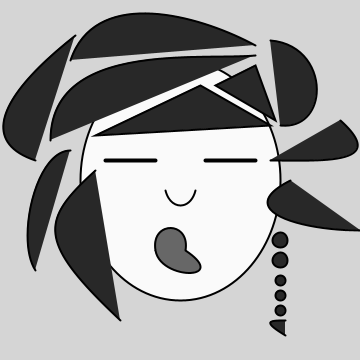
Frame 1 (no input)
Frame 60 (the mouse pressed at the canvas centre just before this capture): identical to frame 1, image omitted
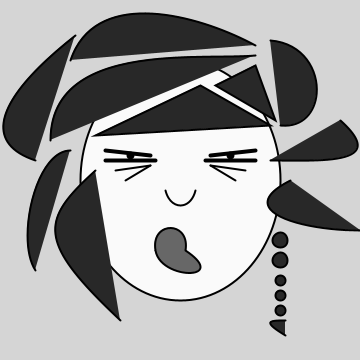
Frame 120 (the mouse held since frame 60 and released just before this capture)

The Processing sketch that drew these frames (run headless with seeded random() and noise(); from frame 60 on, the mouse is pressed at the canvas centre):

// Processing sketch: processing_7642
// ── processing_7642.pde



void setup() 

{
  smooth();
  size (360, 360);
  background(213);
  strokeWeight(2);
  fill(250);
  ellipse (360/2, 360/2, 200, 240);  //head

  strokeWeight(4);
  line (105, 160, 155, 160); //left eye

  line (205, 160, 255, 160); //right eye

  strokeWeight(2);
  bezier (165, 190,
  170, 210,
  190, 210,
  195, 190);  //nose

  fill(103);
  bezier (155, 250,
  150, 220,
  190, 220,
  185, 250);

  bezier (155, 250,
  160, 280,
  230, 280,
  185, 250);
  fill(255);     //mouth

  fill(40);
  bezier (255, 55,
  200, 60,
  50, 40,
  50, 140);  //forehead curl

  triangle(95, 135, 200, 85, 270, 125); //forhead triangle

  bezier (255, 45,
  200, 15,
  95, -15,
  70, 60);  //top of head curl

  bezier (75, 35,
  5, 90,
  -25, 140,
  35, 160); //left curl

  bezier (70, 150,
  35, 150,
  15, 240,
  35, 270);  //left side curl

  bezier (95, 170,
  40, 220,
  35, 240,
  120, 320); //left on face curl

  triangle(215, 85, 255, 65, 275, 120); //right triangle

  bezier (270, 40,
  330, 45,
  330, 130,
  280, 125); //right top curl

  bezier (340, 120,
  390, 165,
  320, 160,
  270, 160); //right side curl

  bezier (290, 180,
  230, 210,
  300, 230,
  360, 230); //lowest right curl

  ellipse (280, 240, 15, 15);
  ellipse (280, 260, 15, 15);
  ellipse (280, 280, 10, 10);
  ellipse (280, 295, 10, 10);
  ellipse (280, 310, 10, 10);

  bezier ( 285, 320,
  270, 320,
  260, 320,
  285, 335);

  fill(225);

}


void draw ()
{


  float x;
  float y;
  float c;

  if (keyPressed)
  {
    x= random (0, 360);
    y= random (0, 360);
    c= random (40, 80);
    fill(255);
    ellipse (x, y, 60, 60);
    strokeWeight(4);
    line (x-15, y-15, x+15, y-15);
    line (x-15, y+15, x+15, y+15);
    line (x+15, y-15, x-15, y+15);
    strokeWeight(2);
    fill(225);
  } 

  if (mousePressed)
  {
    smooth();
    size (360, 360);
    background(213);
    strokeWeight(2);
    fill(250);
    ellipse (360/2, 360/2, 200, 240);  //head

    strokeWeight(4);
    line (105, 160, 155, 160); //left eye
    line (150, 155, 105, 150);
    strokeWeight(8);
    point (130, 155);  //bloodshot pupil
    strokeWeight(2);
    line (150, 165, 125, 180);
    line(150, 165, 115, 170); //bags under eye


    strokeWeight(4);
    line (205, 160, 255, 160); //right eye
    line (210, 155, 255, 150); //eyebrow
    strokeWeight(8);
    point (230, 155); //bloodshot pupil
    strokeWeight(2);
    line (210, 165, 235, 180);
    line (210, 165, 245, 170); //bags under eye

    bezier (165, 190,
    170, 210,
    190, 210,
    195, 190);  //nose

    fill(103);
    bezier (155, 250,
    150, 220,
    190, 220,
    185, 250);

    bezier (155, 250,
    160, 280,
    230, 280,
    185, 250);
    fill(255);     //mouth

    fill(40);
    bezier (255, 55,
    200, 60,
    50, 40,
    50, 140);  //forehead curl

    triangle(95, 135, 200, 85, 270, 125); //forhead triangle

    bezier (255, 45,
    200, 15,
    95, -15,
    70, 60);  //top of head curl

    bezier (75, 35,
    5, 90,
    -25, 140,
    35, 160); //left curl

    bezier (70, 150,
    35, 150,
    15, 240,
    35, 270);  //left side curl

    bezier (95, 170,
    40, 220,
    35, 240,
    120, 320); //left on face curl

    triangle(215, 85, 255, 65, 275, 120); //right triangle

    bezier (270, 40,
    330, 45,
    330, 130,
    280, 125); //right top curl

    bezier (340, 120,
    390, 165,
    320, 160,
    270, 160); //right side curl

    bezier (290, 180,
    230, 210,
    300, 230,
    360, 230); //lowest right curl

    ellipse (280, 240, 15, 15);
    ellipse (280, 260, 15, 15);
    ellipse (280, 280, 10, 10);
    ellipse (280, 295, 10, 10);
    ellipse (280, 310, 10, 10);

    bezier ( 285, 320,
    270, 320,
    260, 320,
    285, 335);

    fill(225);
  }

  if (keyPressed) 
  {
    if(key=='s')
    {
      smooth();
      size (360, 360);
      background(213);
      strokeWeight(2);
      fill(250);
      ellipse (360/2, 360/2, 200, 240);  //head

      strokeWeight(4);
      line (105, 160, 155, 160); //left eye

      line (205, 160, 255, 160); //right eye

      strokeWeight(2);
      bezier (165, 190,
      170, 210,
      190, 210,
      195, 190);  //nose

      fill(103);
      bezier (155, 250,
      150, 220,
      190, 220,
      185, 250);

      bezier (155, 250,
      160, 280,
      230, 280,
      185, 250);
      fill(255);     //mouth

      fill(40);
      bezier (255, 55,
      200, 60,
      50, 40,
      50, 140);  //forehead curl

      triangle(95, 135, 200, 85, 270, 125); //forhead triangle

      bezier (255, 45,
      200, 15,
      95, -15,
      70, 60);  //top of head curl

      bezier (75, 35,
      5, 90,
      -25, 140,
      35, 160); //left curl

      bezier (70, 150,
      35, 150,
      15, 240,
      35, 270);  //left side curl

      bezier (95, 170,
      40, 220,
      35, 240,
      120, 320); //left on face curl

      triangle(215, 85, 255, 65, 275, 120); //right triangle

      bezier (270, 40,
      330, 45,
      330, 130,
      280, 125); //right top curl

      bezier (340, 120,
      390, 165,
      320, 160,
      270, 160); //right side curl

      bezier (290, 180,
      230, 210,
      300, 230,
      360, 230); //lowest right curl

      ellipse (280, 240, 15, 15);
      ellipse (280, 260, 15, 15);
      ellipse (280, 280, 10, 10);
      ellipse (280, 295, 10, 10);
      ellipse (280, 310, 10, 10);

      bezier ( 285, 320,
      270, 320,
      260, 320,
      285, 335);

      fill(225);
    }
  }




}
